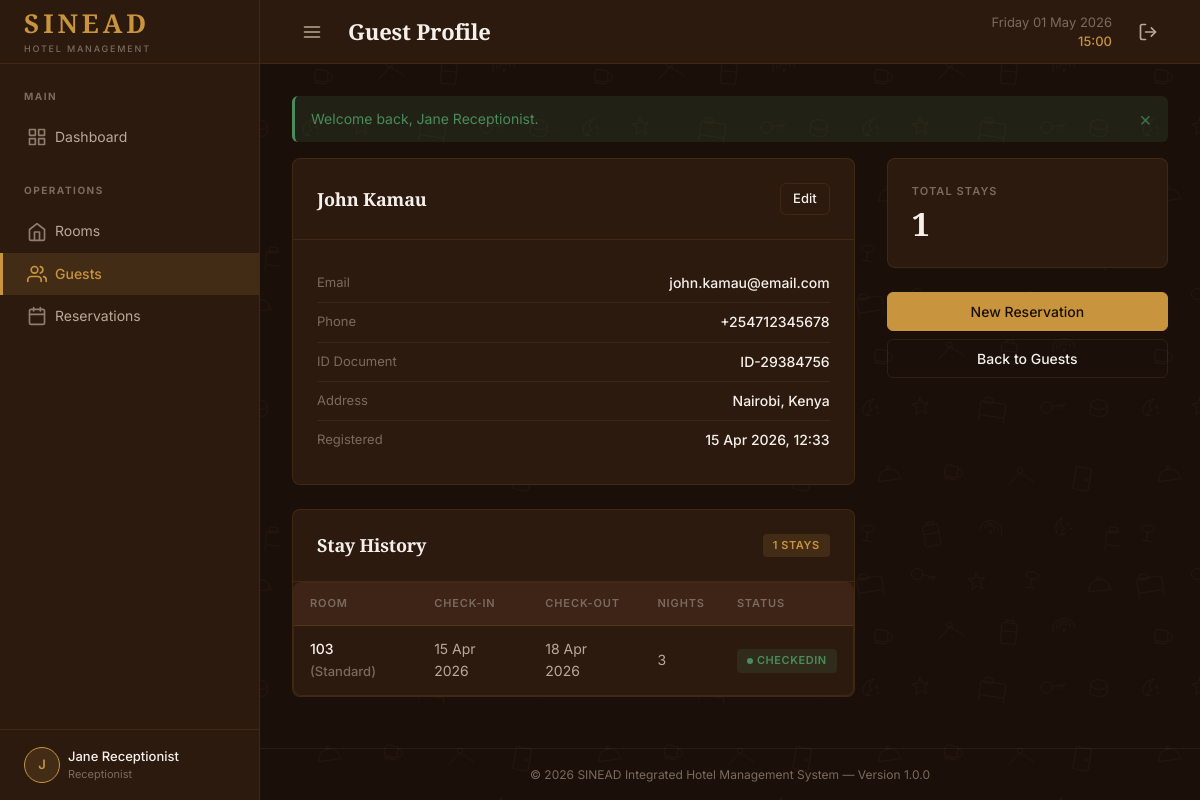
The app's page /index.php?page=guests&action=view&id=1 (signed in) with its own data.
### tables this page shows
CREATE TABLE guests (
    id              INT AUTO_INCREMENT PRIMARY KEY,
    first_name      VARCHAR(50)  NOT NULL,
    last_name       VARCHAR(50)  NOT NULL,
    email           VARCHAR(100) DEFAULT NULL,
    phone           VARCHAR(20)  NOT NULL,
    id_document     VARCHAR(50)  DEFAULT NULL COMMENT 'National ID or Passport number',
    address         TEXT         DEFAULT NULL,
    created_at      DATETIME     NOT NULL DEFAULT CURRENT_TIMESTAMP,
    updated_at      DATETIME     NOT NULL DEFAULT CURRENT_TIMESTAMP ON UPDATE CURRENT_TIMESTAMP,

    INDEX idx_guests_name (last_name, first_name),
    INDEX idx_guests_phone (phone),
    INDEX idx_guests_email (email)
);

CREATE TABLE reservations (
    id              INT AUTO_INCREMENT PRIMARY KEY,
    guest_id        INT          NOT NULL,
    room_id         INT          NOT NULL,
    created_by      INT          DEFAULT NULL COMMENT 'User who created the reservation',
    check_in_date   DATE         NOT NULL,
    check_out_date  DATE         NOT NULL,
    num_guests      INT          NOT NULL DEFAULT 1,
    status          ENUM('Confirmed', 'CheckedIn', 'CheckedOut', 'Cancelled') NOT NULL DEFAULT 'Confirmed',
    notes           TEXT         DEFAULT NULL,
    created_at      DATETIME     NOT NULL DEFAULT CURRENT_TIMESTAMP,
    updated_at      DATETIME     NOT NULL DEFAULT CURRENT_TIMESTAMP ON UPDATE CURRENT_TIMESTAMP,

    CONSTRAINT fk_reservations_guest    FOREIGN KEY (guest_id)   REFERENCES guests(id)   ON DELETE RESTRICT ON UPDATE CASCADE,
    CONSTRAINT fk_reservations_room     FOREIGN KEY (room_id)    REFERENCES rooms(id)    ON DELETE RESTRICT ON UPDATE CASCADE,
    CONSTRAINT fk_reservations_creator  FOREIGN KEY (created_by) REFERENCES users(id)    ON DELETE SET NULL ON UPDATE CASCADE,
    CONSTRAINT chk_dates CHECK (check_out_date > check_in_date),

    INDEX idx_reservations_status (status),
    INDEX idx_reservations_dates (check_in_date, check_out_date),
    INDEX idx_reservations_guest (guest_id),
    INDEX idx_reservations_room (room_id)
);

CREATE TABLE rooms (
    id              INT AUTO_INCREMENT PRIMARY KEY,
    room_number     VARCHAR(10)    NOT NULL UNIQUE,
    type            ENUM('Standard', 'Deluxe', 'Suite') NOT NULL DEFAULT 'Standard',
    floor           INT            NOT NULL DEFAULT 1,
    price_per_night DECIMAL(10, 2) NOT NULL,
    status          ENUM('Available', 'Occupied', 'Maintenance') NOT NULL DEFAULT 'Available',
    description     TEXT           DEFAULT NULL,
    image_path      VARCHAR(255)   DEFAULT NULL COMMENT 'Relative path under assets/, e.g. images/rooms/room-101-abc.jpg',
    created_at      DATETIME       NOT NULL DEFAULT CURRENT_TIMESTAMP,
    updated_at      DATETIME       NOT NULL DEFAULT CURRENT_TIMESTAMP ON UPDATE CURRENT_TIMESTAMP,

    INDEX idx_rooms_status (status),
    INDEX idx_rooms_type (type),
    INDEX idx_rooms_floor (floor)
);

### views/guests/detail.php (the view, shortened to what this page needs)
<!DOCTYPE html>
<html lang="en">
<head>
    <link rel="stylesheet" href="<?php echo asset('css/main.css'); ?>">
</head>
<body>
<div class="app-layout">
    <?php require_once VIEWS_PATH . '/layouts/sidebar.php'; ?>
    <div class="main-content">
        <?php require_once VIEWS_PATH . '/layouts/header.php'; ?>
        <div class="content-area">
            <div class="detail-grid">
                <div>
                    <div class="card mb-lg">
                        <div class="card-header">
                            <h3><?php echo sanitize($guest['first_name'] . ' ' . $guest['last_name']); ?></h3>
                            <a href="<?php echo url('guests', ['action' => 'edit', 'id' => $guest['id']]); ?>" class="btn btn-secondary btn-sm">Edit</a>
                        </div>
                        <div class="card-body">
                            <div class="detail-row">
                                <span class="detail-label">Email</span>
                                <span class="detail-value"><?php echo sanitize($guest['email'] ?? '--'); ?></span>
                            </div>
                            <div class="detail-row">
                                <span class="detail-label">Phone</span>
                                <span class="detail-value"><?php echo sanitize($guest['phone']); ?></span>
                            </div>
                            <div class="detail-row">
                                <span class="detail-label">ID Document</span>
                                <span class="detail-value"><?php echo sanitize($guest['id_document'] ?? '--'); ?></span>
                            </div>
                            <div class="detail-row">
                                <span class="detail-label">Address</span>
                                <span class="detail-value"><?php echo sanitize($guest['address'] ?? '--'); ?></span>
                            </div>
                            <div class="detail-row">
                                <span class="detail-label">Registered</span>
                                <span class="detail-value"><?php echo formatDateTime($guest['created_at']); ?></span>
                            </div>
                        </div>
                    </div>
                    <div class="card">
                        <div class="card-header">
                            <h3>Stay History</h3>
                            <span class="badge badge-gold"><?php echo count($stays); ?> stays</span>
                        </div>
                        <div class="table-container">
                            <table class="data-table">
                                <thead>
                                    <tr>
                                        <th>Room</th>
                                        <th>Check-in</th>
                                        <th>Check-out</th>
                                        <th>Nights</th>
                                        <th>Status</th>
                                    </tr>
                                </thead>
                                <tbody>
                                    <?php if (empty($stays)): ?>
                                        <tr><td colspan="5" class="text-center p-lg text-muted">No stay history.</td></tr>
                                    <?php else: ?>
                                        <?php foreach ($stays as $stay): ?>
                                            <tr>
                                                <td style="font-weight: 500; color: var(--text-primary);">
                                                    <?php echo sanitize($stay['room_number']); ?>
                                                    <span class="text-muted text-sm">(<?php echo sanitize($stay['room_type']); ?>)</span>
                                                </td>
                                                <td><?php echo formatDate($stay['check_in_date']); ?></td>
                                                <td><?php echo formatDate($stay['check_out_date']); ?></td>
                                                <td><?php echo $stay['nights']; ?></td>
                                                <td><span class="badge badge-dot badge-<?php echo strtolower($stay['status']); ?>"><?php echo sanitize($stay['status']); ?></span></td>
                                            </tr>
                                        <?php endforeach; ?>
                                    <?php endif; ?>
                                </tbody>
                            </table>
                        </div>
                    </div>
                </div>
                <div>
                    <div class="card mb-lg">
                        <div class="card-body">
                            <div class="stat-label">Total Stays</div>
                            <div class="stat-value"><?php echo count($stays); ?></div>
                        </div>
                    </div>
                    <a href="<?php echo url('reservations', ['action' => 'create', 'guest_id' => $guest['id']]); ?>" class="btn btn-primary btn-block">
                        New Reservation
                    </a>
                    <a href="<?php echo url('guests'); ?>" class="btn btn-secondary btn-block mt-sm">
                        Back to Guests
                    </a>
                </div>
            </div>
        </div>
        <?php require_once VIEWS_PATH . '/layouts/footer.php'; ?>
    </div>
</div>
</body>
</html>

### records on screen
guests: first_name+last_name "John Kamau", email "john.kamau@email.com", phone "+254712345678", id_document "ID-29384756", address "Nairobi, Kenya", created_at "15 Apr 2026, 12:33"
reservations: room.room_number "103", room.type "Standard", check_in_date "15 Apr 2026", check_out_date "18 Apr 2026", nights "3", status "CHECKEDIN"

### other values on screen
substr(currentUser('full_name') ?? 'U', 0, 1) "J"
currentUser('full_name') "Jane Receptionist"
currentUser('role') "Receptionist"
$pageTitle "Guest Profile"
$message "Welcome back, Jane Receptionist."
count($stays) "1"
APP_FULL_NAME "SINEAD Integrated Hotel Management System"
APP_VERSION "1.0.0"
